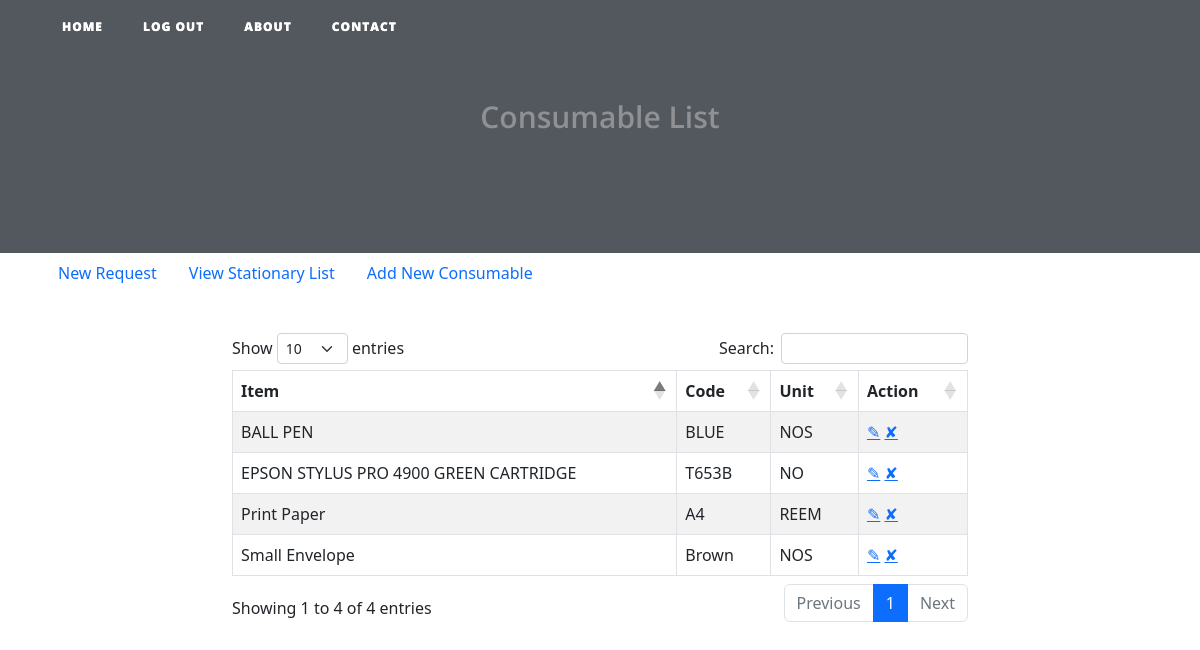
/view_items (signed in), run on an earlier commit of the app's database.
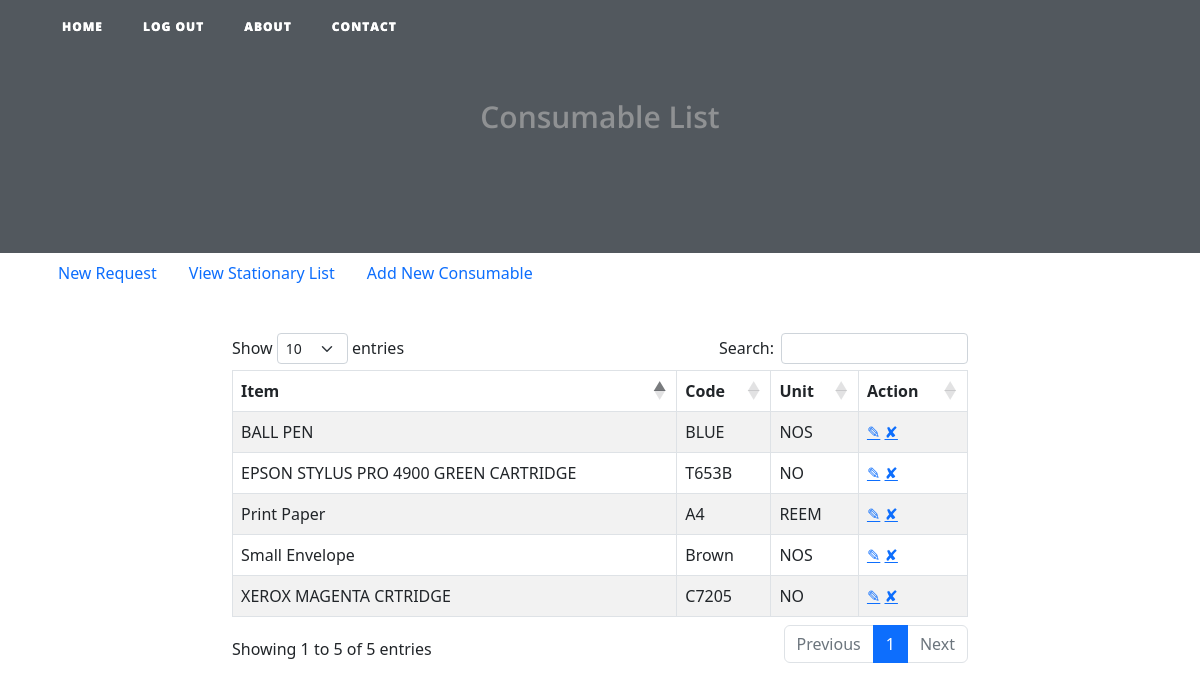
And on a later commit of the database.
### main.py (models this page shows)
class Item(db.Model):
    __tablename__ = "items"
    id = db.Column(db.Integer, primary_key=True)
    item_name = db.Column(db.String(250), unique=True, nullable=False)
    item_code = db.Column(db.String(250), nullable=False)
    item_unit = db.Column(db.String(250), nullable=False)

### main.py (the view)
@app.route('/view_items', methods=['GET'])
@login_required
def view_items():
    all_items = Item.query.all()
    return render_template("view_list.html", form=all_items, current_user=current_user)

### main.py (called while the page is built)
@login_manager.user_loader
def load_user(user_id):
    return User.query.get(int(user_id))

### templates/view_list.html (shortened to what this page needs)
{% include "header.html" %}
{% import "bootstrap/wtf.html" as wtf %}
{% block content %}
{% include "header.html" %}
  <header class="masthead" style="margin-bottom: 0px;">
    <div class="overlay"></div>
    <div class="container">
      <div class="row">
        <div class="col-lg-8 col-md-10 mx-auto">
          <div class="post-heading text-center">
            <h2 class="subheading">Consumable List</h2>
          </div>
        </div>
      </div>
    </div>
  </header>
    <div class="container">
         <ul class="nav">
          <li class="nav-item">
            <a class="nav-link active" aria-current="page" href="{{ url_for('get_all_items') }}">New Request</a>
          </li>
          <li class="nav-item">
            <a class="nav-link" href="{{ url_for('view_items') }}">View Stationary List</a>
          </li>
                {% if current_user.id == 1: %}
          <li class="nav-item">
            <a class="nav-link" href="{{ url_for('add') }}">Add New Consumable</a>
          </li>
             {% endif  %}
        </ul>
      <div class="row" style="padding-top: 40px;">
        <div class="col-lg-8 col-md-10 mx-auto">
  <table class="table table-striped table-bordered" id="sortTable">
   <thead>
     <tr>
        <th>Item</th>
        <th>Code</th>
        <th>Unit</th>
        <th>Action</th>
    </tr>
    </thead>
      <tbody>
   {% for item in form %}
         <tr>
           <td>{{ item.item_name  }}</td>
           <td>{{ item.item_code   }}</td>
           <td>{{ item.item_unit   }}</td>
           <td>
                {% if current_user.id == 1: %}
               <a href="{{url_for('edit_item', item_id=item.id)}}">✎</a>
           <a href="{{url_for('delete_item', item_id=item.id)}}" onclick="return confirm('Are you sure you want to delete this item?');">✘</a>
            {% endif %}
           </td>
         </tr>
  {% endfor %}
         </tbody>
  </table>
        </div>
{% endblock %}

### templates/header.html (shortened to what this page needs)
<!DOCTYPE html>
<html lang="en">
<head>
<link href="https://cdnjs.cloudflare.com/ajax/libs/twitter-bootstrap/5.2.0/css/bootstrap.min.css" rel="stylesheet">
<link href="https://cdn.datatables.net/1.13.4/css/dataTables.bootstrap5.min.css" rel="stylesheet">
  <link href="{{ url_for('static', filename='vendor/fontawesome-free/css/all.min.css')}}" rel="stylesheet" type="text/css">
  <link href="{{ url_for('static', filename='css/clean-blog.min.css')}}" rel="stylesheet">
  <link href="{{ url_for('static', filename='css/styles.css')}}" rel="stylesheet">
<link rel="stylesheet" href="https://cdn.jsdelivr.net/npm/bootstrap@5.2.0/dist/css/bootstrap.min.css">
</head>
<body>
  <nav class="navbar navbar-expand-lg navbar-light fixed-top" id="mainNav">
    <div class="container">
      <div class="collapse navbar-collapse" id="navbarResponsive">
        <ul class="navbar-nav ml-auto">
          <li class="nav-item">
          <a class="nav-link" href="{{ url_for('get_all') }}">Home</a>
          </li>
         {% if not current_user.is_authenticated: %}
          <li class="nav-item">
            <a class="nav-link" href="{{ url_for('login') }}">Login</a>
          </li>
          <li class="nav-item">
            <a class="nav-link" href="{{ url_for('register') }}">Register</a>
          </li>
         {% else %}
          <li class="nav-item">
           <a class="nav-link" href="{{ url_for('logout') }}">Log Out</a>
          </li>
         {% endif %}
          <li class="nav-item">
         <a class="nav-link" href="{{ url_for('about') }}">About</a>
          </li>
          <li class="nav-item">
         <a class="nav-link" href="{{ url_for('contact') }}">Contact</a>
          </li>
        </ul>
      </div>
    </div>
  </nav>

### static/css/styles.css (style rules this page uses)
.nav-link { color: white; }

What changed in the data, as far as the page shows it:
added Item: item_name "XEROX MAGENTA CRTRIDGE", item_code "C7205", item_unit "NO"
Also different on the page:
text written by a page script: "Show entries Search: Showing 1 to 4 of 4 entries Previous 1 Next" → "Show entries Search: Showing 1 to 5 of 5 entries Previous 1 Next"
